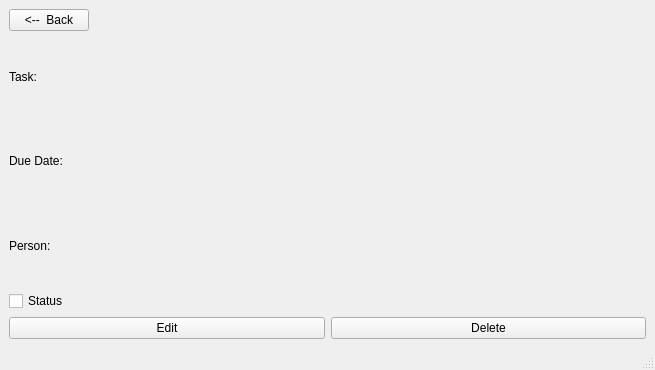
<?xml version="1.0" encoding="UTF-8"?>
<ui version="4.0">
 <class>View</class>
 <widget class="QMainWindow" name="View">
  <property name="geometry">
   <rect>
    <x>0</x>
    <y>0</y>
    <width>655</width>
    <height>370</height>
   </rect>
  </property>
  <property name="windowTitle">
   <string>View</string>
  </property>
  <widget class="QWidget" name="centralwidget">
   <layout class="QVBoxLayout" name="verticalLayout">
    <item>
     <widget class="QPushButton" name="btn_back">
      <property name="sizePolicy">
       <sizepolicy hsizetype="Fixed" vsizetype="Fixed">
        <horstretch>0</horstretch>
        <verstretch>0</verstretch>
       </sizepolicy>
      </property>
      <property name="text">
       <string>&lt;--  Back</string>
      </property>
     </widget>
    </item>
    <item>
     <widget class="QLabel" name="lbl_task">
      <property name="text">
       <string>Task: </string>
      </property>
      <property name="alignment">
       <set>Qt::AlignLeading|Qt::AlignLeft|Qt::AlignVCenter</set>
      </property>
     </widget>
    </item>
    <item>
     <widget class="QLabel" name="lbl_duedate">
      <property name="text">
       <string>Due Date: </string>
      </property>
     </widget>
    </item>
    <item>
     <widget class="QLabel" name="lbl_person">
      <property name="text">
       <string>Person: </string>
      </property>
     </widget>
    </item>
    <item>
     <widget class="QCheckBox" name="cb_status">
      <property name="text">
       <string>Status</string>
      </property>
     </widget>
    </item>
    <item>
     <layout class="QHBoxLayout" name="horizontalLayout">
      <item>
       <widget class="QPushButton" name="btn_edit">
        <property name="text">
         <string>Edit</string>
        </property>
       </widget>
      </item>
      <item>
       <widget class="QPushButton" name="btn_delete">
        <property name="text">
         <string>Delete</string>
        </property>
       </widget>
      </item>
     </layout>
    </item>
   </layout>
  </widget>
  <widget class="QMenuBar" name="menubar">
   <property name="geometry">
    <rect>
     <x>0</x>
     <y>0</y>
     <width>655</width>
     <height>21</height>
    </rect>
   </property>
  </widget>
  <widget class="QStatusBar" name="statusbar"/>
 </widget>
 <resources/>
 <connections/>
</ui>
